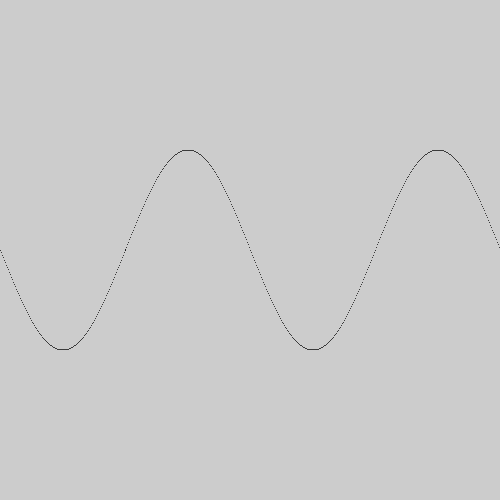
Frame 1 (no input)
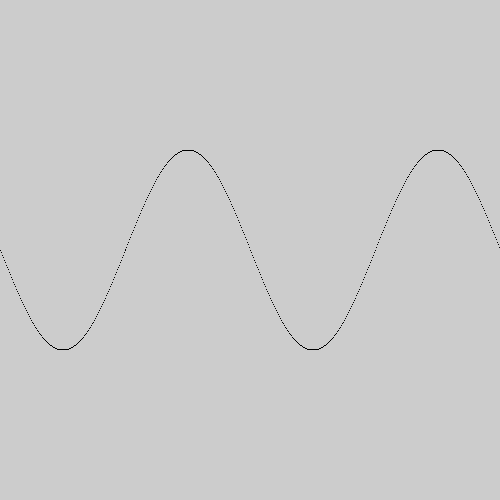
Frame 60 (the mouse pressed at the canvas centre just before this capture)
Frame 120 (the mouse held since frame 60 and released just before this capture): identical to frame 60, image omitted

The Processing sketch that drew these frames (run headless with seeded random() and noise(); from frame 60 on, the mouse is pressed at the canvas centre):

// Processing sketch: sin
// ── sin.pde
void setup()
{
  size(500, 500);
}

float amplitude = 100;
float frequency = 2; 

void draw()
{
  float thetaInc = (TWO_PI * frequency) / (float) width;
  for (int i = 0 ; i < width ; i ++)
  {
    float theta = thetaInc * i;
    float y = sin(theta) * amplitude;
    point(i, y + (height / 2));
  }
}
